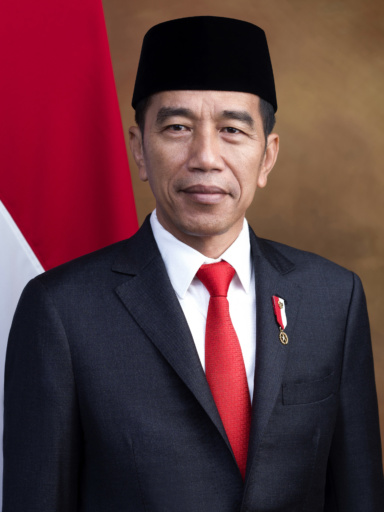
#> input picture data/jokowi/jokowi2.jpg, 384 x 512 px, found by its file name
$ jupyter execute haar_casecade_no_label.ipynb
#> lines starting #> are read from the running program, lines starting #| are printed output that depends on the picture; after the words box and inside, x2 and y2 are one past the last pixel; in counts of white or black regions, pixels touching at a corner belong together
[cell 1]
import cv2 as cv

[cell 2]
# load image and rescale it to (500, 500) dimensions
img = cv.imread('/home/irkham/PROJECT/Indonesian-president-face-recognition/data/jokowi/jokowi2.jpg')
#> img is the input picture: shape (512, 384, 3); mean B, G, R 62.4, 56.4, 93.7
rescale = cv.resize(img, (500, 500), interpolation=cv.INTER_CUBIC)
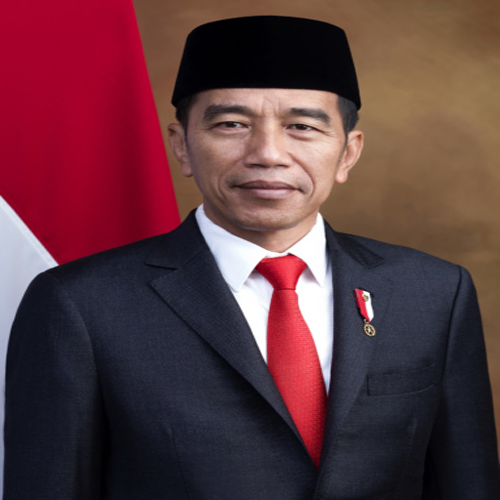
#> rescale: shape (500, 500, 3); mean B, G, R 62.4, 56.4, 93.7

# convert to greyscale image
gray = cv.cvtColor(rescale, cv.COLOR_BGR2GRAY)
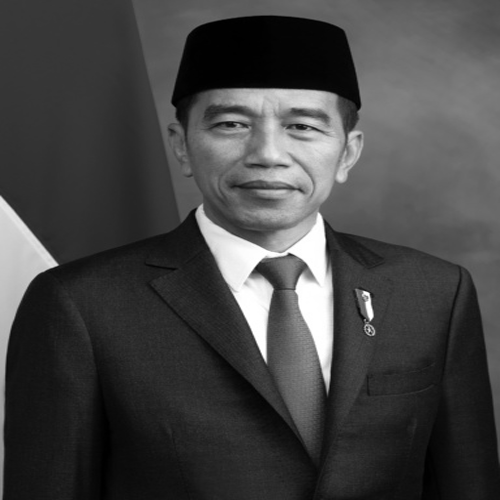
#> gray: shape (500, 500); min 0, max 255, mean 68.3
haar_casecade = cv.CascadeClassifier('haarcascade_face.xml')

# predict and draw the bounding boxes
faces_rect = haar_casecade.detectMultiScale(gray, scaleFactor=1.1, minNeighbors=7)
#> faces_rect = [[176, 53, 184, 184]]

for (x, y, w, h) in faces_rect:
    cv.rectangle(rescale, (x, y), (x+w, y+h), (0, 255, 0), thickness=2)
#> this loop made 1 pass
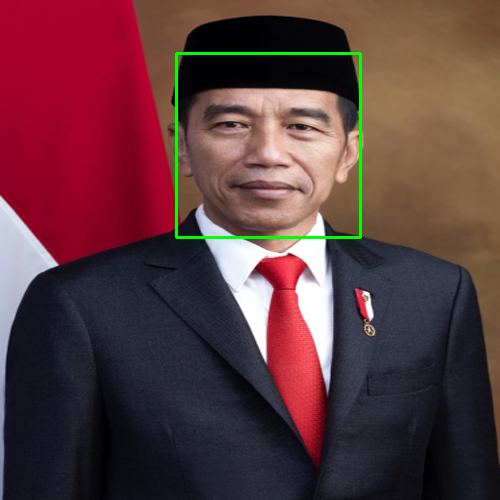
#> rescale: shape (500, 500, 3); 0.88% of pixels changed, all inside (x1, y1, x2, y2) = (175, 52, 362, 239)

# show the actual and result image
cv.imshow('image', rescale)
cv.imshow('result', rescale)

cv.waitKey(0)
cv.destroyAllWindows()

$ run again, with data/jokowi/jokowi6.jpg copied over data/jokowi/jokowi2.jpg
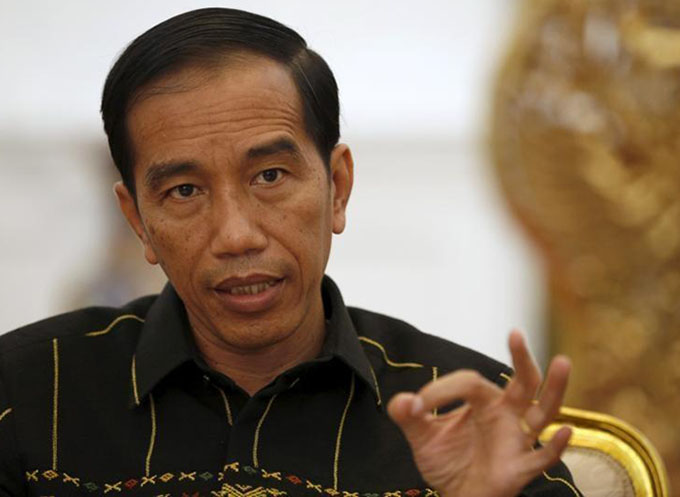
#> input picture data/jokowi/jokowi6.jpg, 680 x 497 px, found by its file name
#> img is the input picture: shape (497, 680, 3); mean B, G, R 95.4, 115.2, 134.4
#> `gray = cv.cvtColor(rescale, cv.COLOR_BGR2GRAY)`:
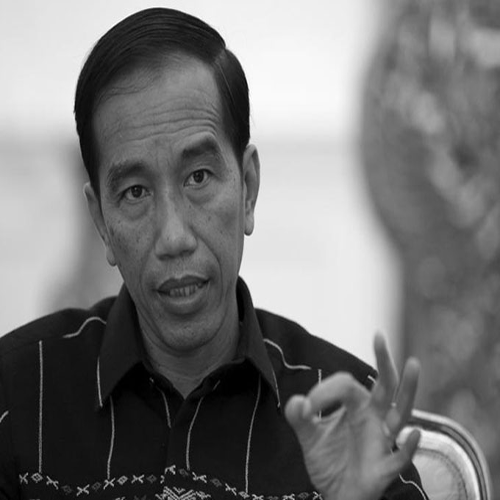
#> gray: shape (500, 500); min 0, max 255, mean 118.7
#> faces_rect = [[58, 97, 211, 211]]
#> the loop `for (x, y, w, h) in faces_rect:` made 1 pass
#> after the loop `for (x, y, w, h) in faces_rect:`:
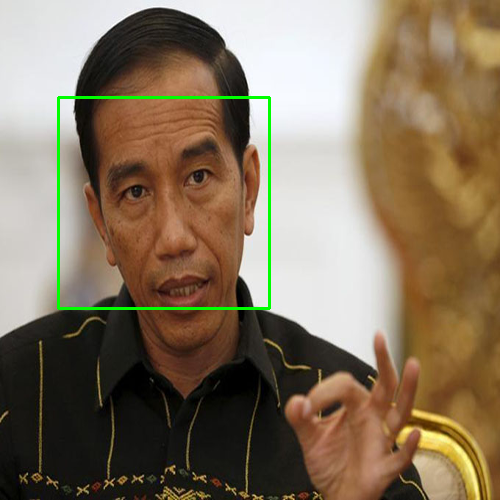
#> rescale: shape (500, 500, 3); mean B, G, R 94, 116.3, 132.7

$ run again, with data/jokowi/jokowi3.jpeg copied over data/jokowi/jokowi2.jpg
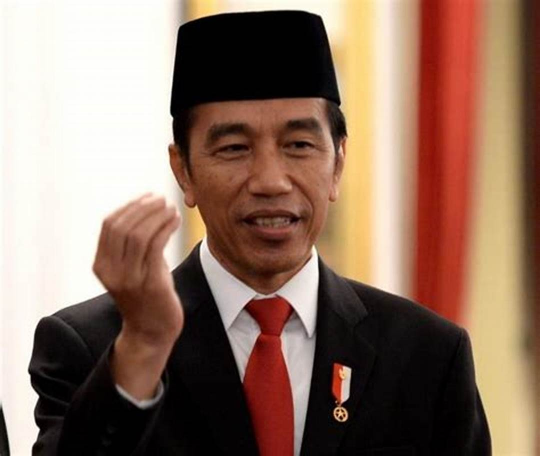
#> input picture data/jokowi/jokowi3.jpeg, 1080 x 912 px, found by its file name (shown at 1/2 size)
#> img is the input picture: shape (912, 1080, 3); mean B, G, R 99.7, 115.3, 143.1
#> `gray = cv.cvtColor(rescale, cv.COLOR_BGR2GRAY)`:
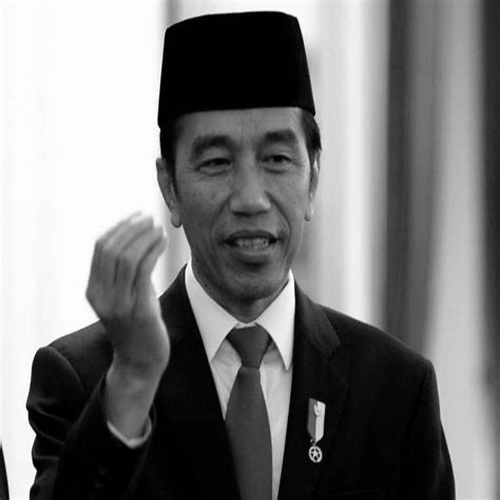
#> gray: shape (500, 500); min 0, max 255, mean 121.9
#> faces_rect = [[152, 86, 189, 189]]
#> the loop `for (x, y, w, h) in faces_rect:` made 1 pass
#> after the loop `for (x, y, w, h) in faces_rect:`:
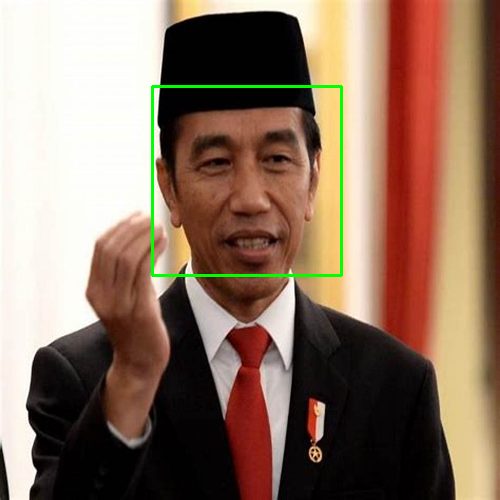
#> rescale: shape (500, 500, 3); mean B, G, R 98.7, 116.3, 141.5

$ run again, with data/jokowi/jokowi4.jpeg copied over data/jokowi/jokowi2.jpg
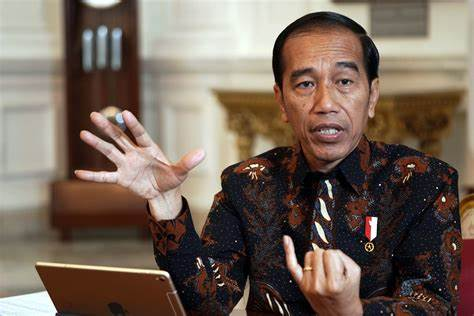
#> input picture data/jokowi/jokowi4.jpeg, 474 x 316 px, found by its file name
#> img is the input picture: shape (316, 474, 3); mean B, G, R 89.4, 101.2, 117.4
#> `gray = cv.cvtColor(rescale, cv.COLOR_BGR2GRAY)`:
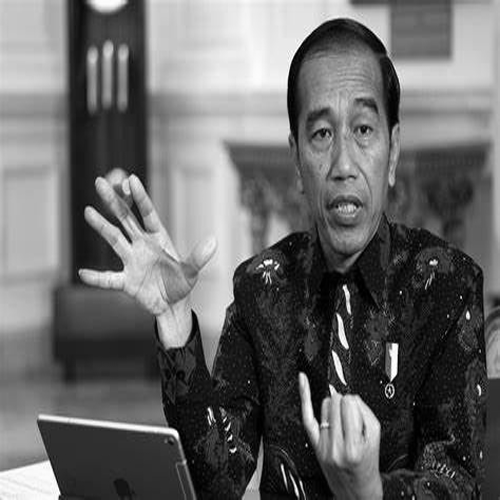
#> gray: shape (500, 500); min 0, max 255, mean 104.7
#> faces_rect = [[281, 83, 123, 123]]
#> the loop `for (x, y, w, h) in faces_rect:` made 1 pass
#> after the loop `for (x, y, w, h) in faces_rect:`:
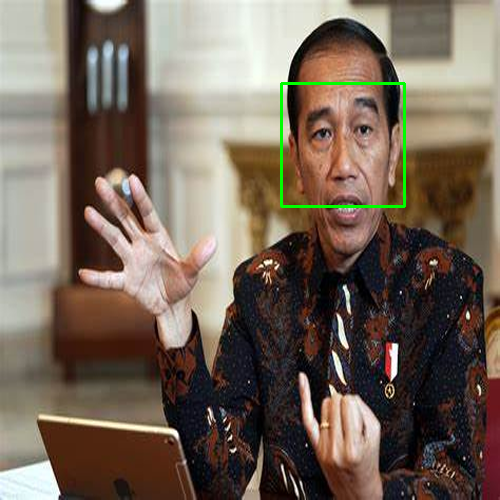
#> rescale: shape (500, 500, 3); mean B, G, R 88.9, 102.1, 116.5
